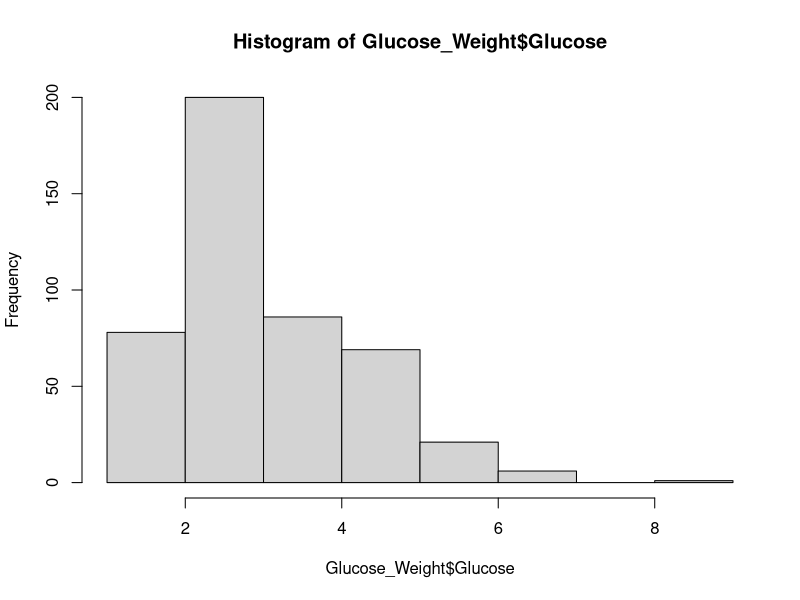

Recreate this plot in R. (Note: this script raises an error after producing the figure.)
#Import data
Glucose_Weight <- read.csv("Data/Glucose/Glucose_Weight.csv")

#Check structure
Glucose_Weight$Sex <- as.factor(Glucose_Weight$Sex)
Glucose_Weight$Group <- as.factor(Glucose_Weight$Group)
Glucose_Weight$Meter <- as.factor(Glucose_Weight$Meter)

hist(Glucose_Weight$Glucose)
#Very high reading confirmed to be correct



Boxplot_Glucose <- ggplot(data = Glucose_Weight) +
  geom_boxplot(mapping = aes(x = Sex, y = Glucose, fill = Group)) +
  facet_grid(~Group)

Boxplot_Glucose

Summary_Glucose <- summarySE(Glucose_Weight, measurevar="Glucose", groupvars=c("Group", "Sex"))

Repeatability_Glucose <- rpt(Glucose ~ Meter + Sex + Group + (1 | Fish_ID), grname = "Fish_ID", data = Glucose_Weight, datatype = "Gaussian", 
                           nboot = 100, npermut = 100)

Repeatability_Glucose

Mixed_Model_Glucose <- lmer(Glucose ~ Sex + Group + (1|Fish_ID), data=Glucose_Weight)
summary(Mixed_Model_Glucose)
tab_model(Mixed_Model_Glucose)
